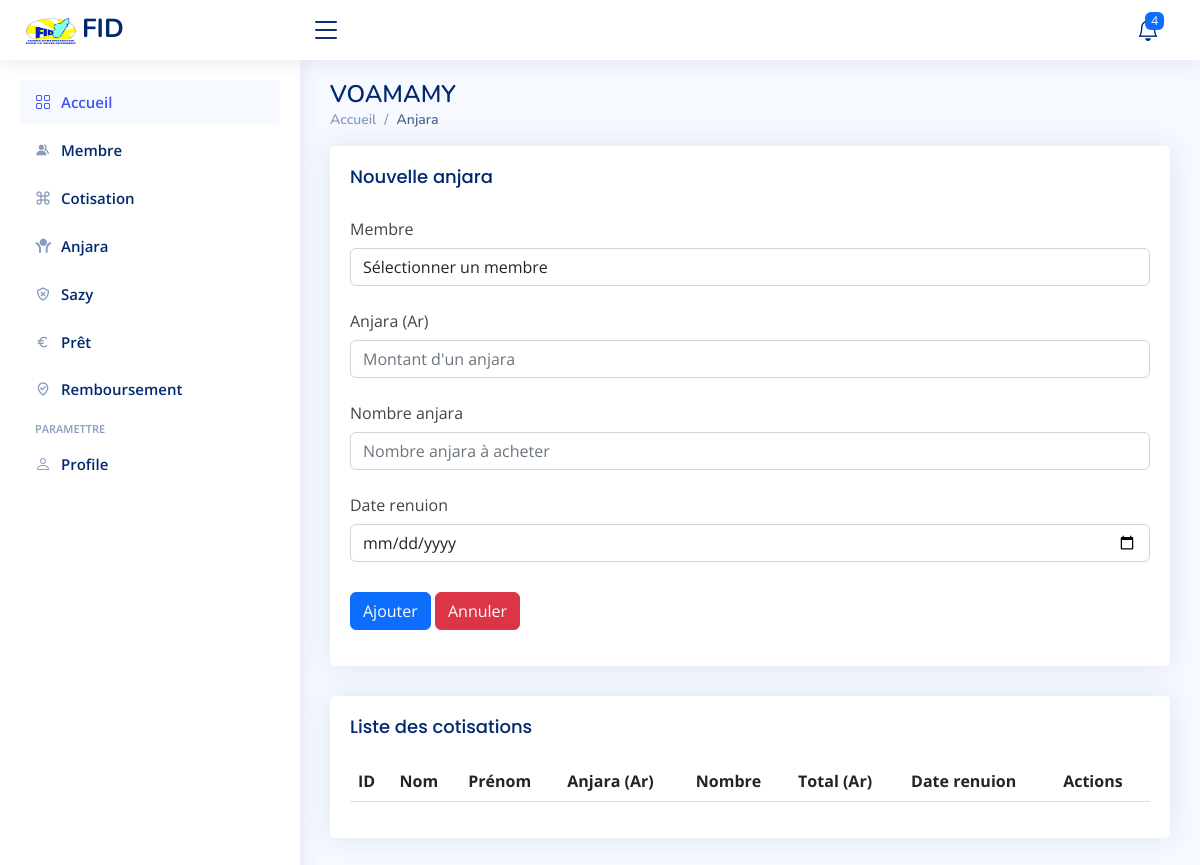
/index.php/vm_controller/anjara, run on an earlier commit of the app's database.
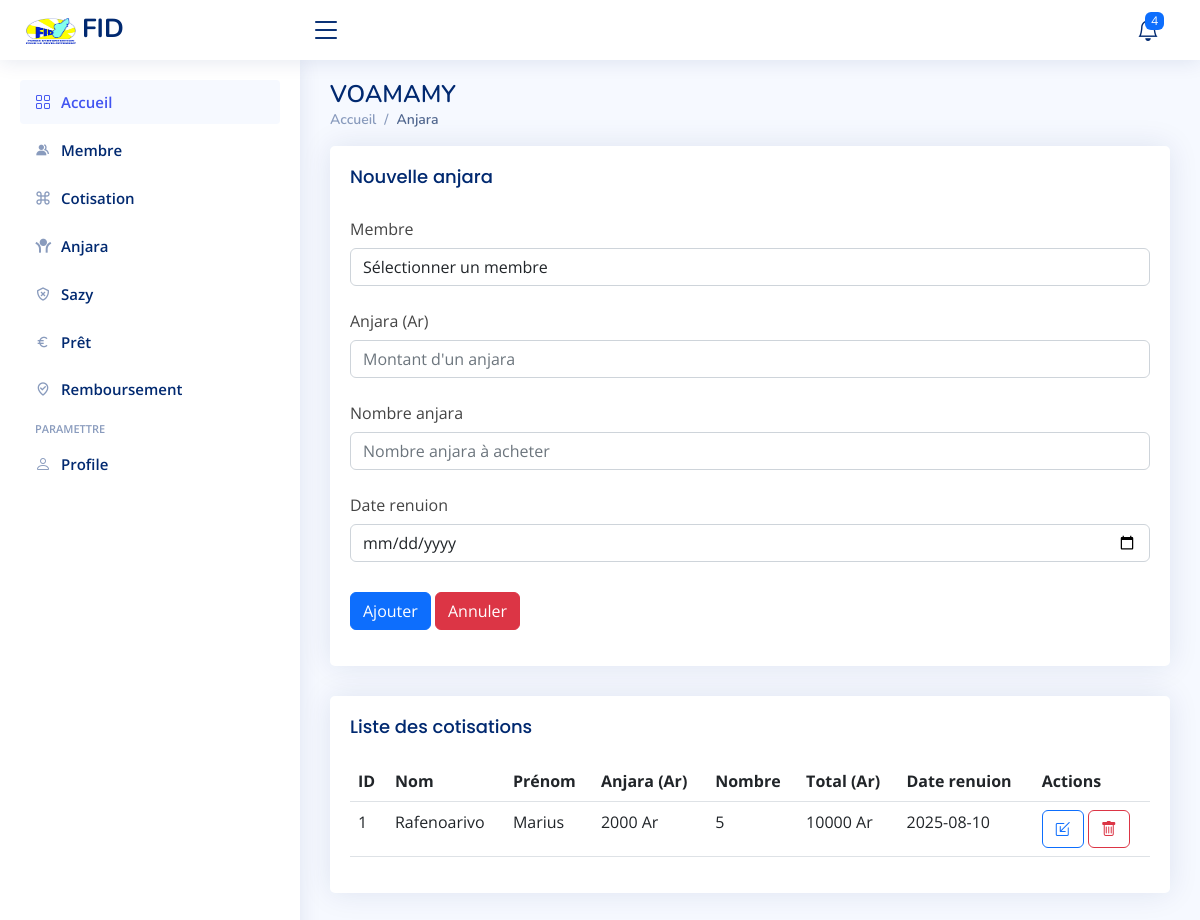
And on a later commit of the database.
### tables this page shows
CREATE TABLE `anjara` (
  `ID_anjara` int(10) NOT NULL,
  `ID_membre` int(10) NOT NULL,
  `Montant` double NOT NULL,
  `Nbr_anjara` int(10) NOT NULL,
  `Date_reunion` date NOT NULL
);

CREATE TABLE `membre` (
  `ID_membre` int(10) NOT NULL,
  `Nom` varchar(50) NOT NULL,
  `Prenom` varchar(50) NOT NULL
);

### application/controllers/vm_controller.php (called while the page is built, shortened)
<?php
class vm_controller extends CI_Controller {
    public function __construct() {
        $this->load->model('vm_model');
        $this->load->library(['form_validation', 'session']);
        $this->load->helper(['url', 'form']);
    }
	public function anjara($action = null, $ID_anjara = null){
        $this->load->model('vm_model');
        $data = [];
        $data['anjara'] = $this->vm_model->anjara();
        $data['membre'] = $this->vm_model->membre();
        $this->load->view('anjara_view', $data);
		}
}

### index.php (called while the page is built, shortened)
<?php
require_once BASEPATH.'core/CodeIgniter.php';

### application/models/vm_model.php (called while the page is built, shortened)
<?php
class Vm_model extends CI_Model {
    public function anjara() {
        $query = $this->db->query("SELECT ID_anjara,Montant,Date_reunion,Nbr_anjara, membre.Nom, membre.Prenom, Montant*Nbr_anjara AS Total FROM membre, anjara WHERE membre.ID_membre= anjara.ID_membre " );
        return $query->result();
    }
}
?>

### application/views/anjara_view.php (the view, shortened to what this page needs)
  <main id="main" class="main">
<div class="pagetitle">
  <h1>VOAMAMY</h1>
  <nav>
    <ol class="breadcrumb">
      <li class="breadcrumb-item"><a href="<?php echo base_url().'index.php/vm_controller/index'; ?>">Accueil</a></li>
      <li class="breadcrumb-item active">Anjara</li>
    </ol>
  </nav>
</div>
<section class="section">
      <div class="card">
        <div class="card-body">
          <h5 class="card-title">Nouvelle anjara</h5>
          <form id="form" class="form-material" method="POST" action="<?php echo base_url().'index.php/vm_controller/anjara'; ?>">
            <div class="row mb-3">
              <label for="inputText" class="col-sm-3 col-form-label">Membre</label>
              <div class="col-sm-12">
                <select name="ID_membre" class="form-control" required>
                  <option value=""> Sélectionner un membre </option>
              </select>
            </div>
            </div>
                <div class="row mb-3">
                    <label for="inputNumber" class="col-sm-4 col-form-label">Anjara (Ar)</label>
                    <div class="col-sm-12">
                    <input type="number" name="Montant" class="form-control" placeholder ="Montant d'un anjara">
                    </div>
                </div>
                <div class="row mb-3">
                    <label for="inputNumber" class="col-sm-4 col-form-label">Nombre anjara</label>
                    <div class="col-sm-12">
                    <input type="number" name="Nbr_anjara" class="form-control" placeholder ="Nombre anjara à acheter">
                    </div>
                </div>
                <div class="row mb-3">
                    <label for="inputNumber" class="col-sm-4 col-form-label">Date renuion</label>
                    <div class="col-sm-12">
                    <input type="date" name="Date_reunion" class="form-control" placeholder ="nombre">
                    </div>
                </div>
            <div class="row mb-3">
              <label class="col-sm-2 col-form-label"></label>
              <div class="col-sm-12">
              <button type="submit" id="submit"  name="submit" class="btn btn-primary">Ajouter</button>
                    <a href="<?php echo base_url().'index.php/vm_controller/anjara';?>" class="btn btn-danger">Annuler</a>
              </div>
            </div>
          </form>
        </div>
      </div>
          <div class="card">
            <div class="card-body">
              <h5 class="card-title">Liste des cotisations</h5>
              <table class="table datatable">
                <thead>
                  <tr>
                    <th scope="col">ID</th>
                    <th scope="col">Nom</th>
                    <th scope="col">Prénom</th>
                    <th scope="col">Anjara (Ar)</th>
                    <th scope="col">Nombre</th>
                    <th scope="col">Total (Ar)</th>
                    <th scope="col">Date renuion</th>
                    <th scope="col">Actions</th>
                  </tr>
                </thead>
                <tbody>
                <?php foreach($anjara as $m):?>
                  <tr>
                    <td><?= $m->ID_anjara ?></td>
                    <td><?= $m->Nom?></td>
                    <td><?= $m->Prenom?></td>
                    <td><?= $m->Montant ?> Ar</td>
                    <td><?= $m->Nbr_anjara ?></td>
                    <td><?= $m->Total ?> Ar</td>
                    <td><?= $m->Date_reunion ?></td>
                    <td>
                    <a href="<?php echo base_url().'index.php/vm_controller/anjara/modifier/'.$m->ID_anjara;?>"><button type="button" class="btn btn-outline-primary"><i class="bi bi-box-arrow-in-down-left"></i></button></a>
                    <a href="<?php echo base_url().'index.php/vm_controller/anjara/supprimer/'.$m->ID_anjara;?>" onclick="return confirm('Confirmez-vous la suppression ?')"><button type="button" class="btn btn-outline-danger"><i class="bi bi-trash"></i></button></a></td>
                  </tr>
                  <?php endforeach ?>
                </tbody>
              </table>
            </div>
          </div>
</section>
</main>

What changed in the data, as far as the page shows it:
added anjara: ID_anjara "1", ID_membre.Nom "Rafenoarivo", ID_membre.Prenom "Marius", Montant "2000", Nbr_anjara "5", Total "10000", Date_reunion "2025-08-10"
